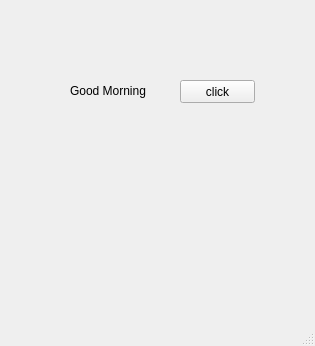
<?xml version="1.0" encoding="UTF-8"?>
<ui version="4.0">
 <class>MainWindow</class>
 <widget class="QMainWindow" name="MainWindow">
  <property name="geometry">
   <rect>
    <x>0</x>
    <y>0</y>
    <width>315</width>
    <height>346</height>
   </rect>
  </property>
  <property name="windowTitle">
   <string>MainWindow</string>
  </property>
  <widget class="QWidget" name="centralwidget">
   <widget class="QLabel" name="lbl">
    <property name="geometry">
     <rect>
      <x>70</x>
      <y>80</y>
      <width>111</width>
      <height>21</height>
     </rect>
    </property>
    <property name="text">
     <string>Good Morning</string>
    </property>
   </widget>
   <widget class="QPushButton" name="pb">
    <property name="geometry">
     <rect>
      <x>180</x>
      <y>80</y>
      <width>75</width>
      <height>23</height>
     </rect>
    </property>
    <property name="text">
     <string>click</string>
    </property>
   </widget>
  </widget>
  <widget class="QMenuBar" name="menubar">
   <property name="geometry">
    <rect>
     <x>0</x>
     <y>0</y>
     <width>315</width>
     <height>21</height>
    </rect>
   </property>
  </widget>
  <widget class="QStatusBar" name="statusbar"/>
 </widget>
 <resources/>
 <connections/>
</ui>
